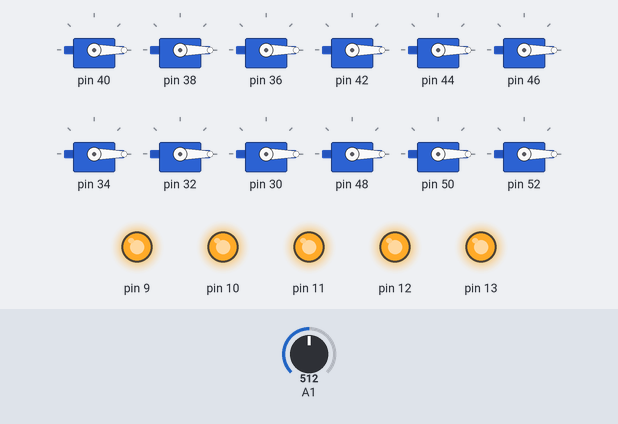
Simulated run of this sketch. Board: Arduino Mega 2560, built with avr-gcc and run on an emulated ATmega2560. Shown: 12 × servo, output pins drawn as LEDs (lit = HIGH). The test bench sets the inputs (shaded band); at power-on: A1 = 512. What the sketch prints to the serial monitor is not drawn.

Above: at 1.2 s.
1.3 s: A1 set to 179
4.3 s: A1 set to 163
At 4.8 s:
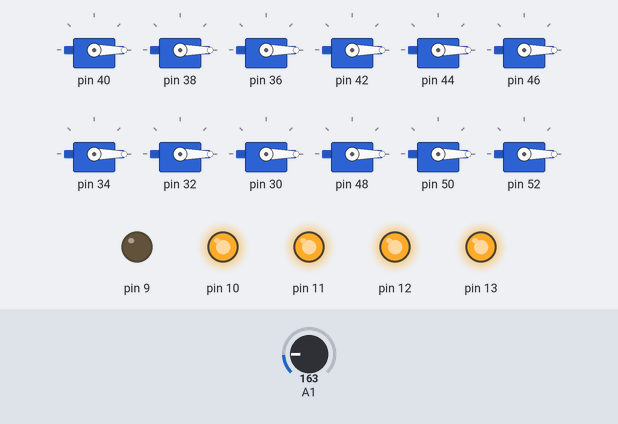
5.8 s: A1 set to 134
At 7.0 s:
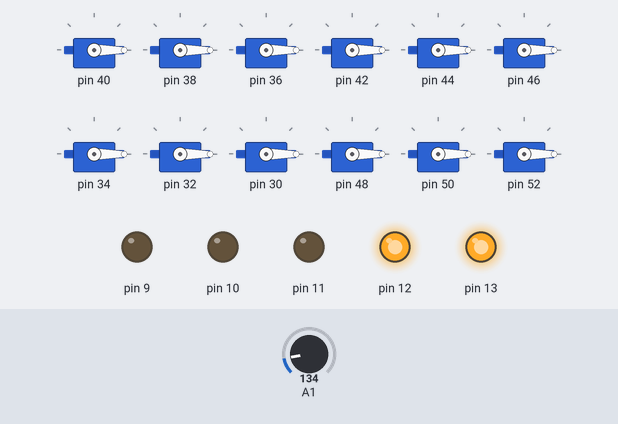
7.3 s: A1 set to 133
At 8.2 s:
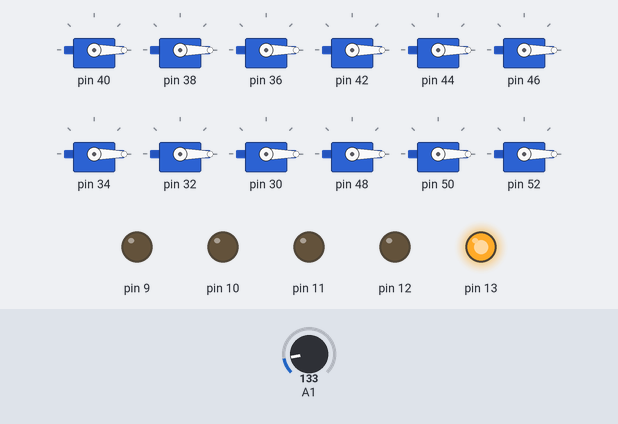
8.8 s: A1 set to 122
At 9.4 s:
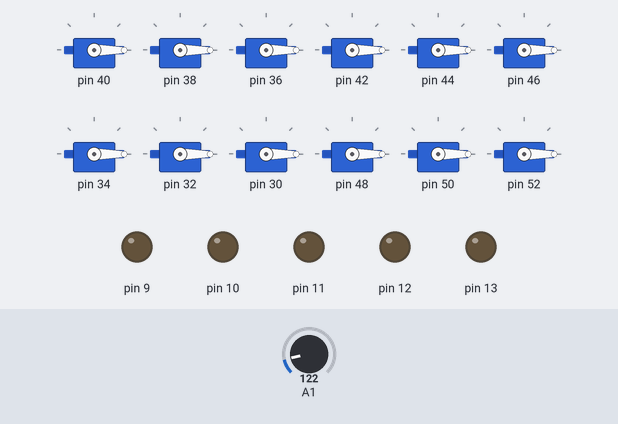
10.3 s: A1 set to 154
At 11.7 s:
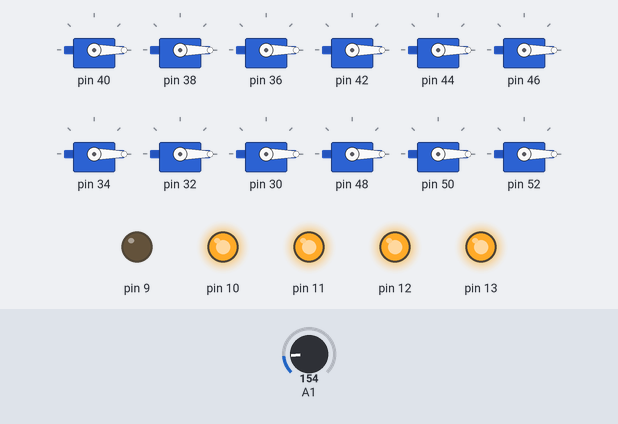
Timing chart, 0 to 13.3 s (numbered marks = the images above; inputs shaded):
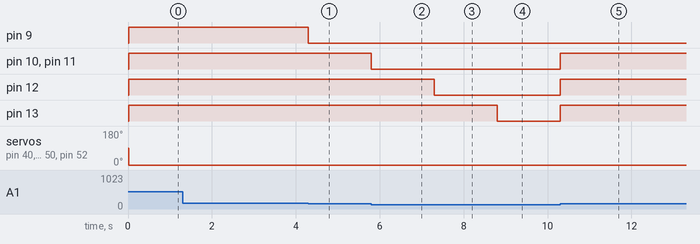

Measured:
- the behaviour switches between 164 and 163 on A1 (found by bisection; images 0 and 1)
- the behaviour switches between 134 and 133 on A1 (found by bisection; images 2 and 3)
- after the input at 1.3 s, every drawn part: stays the same
- after the input at 4.3 s, pin 9: HIGH → LOW at once
- after the input at 5.8 s, pin 10, pin 11: HIGH → LOW at once
- after the input at 7.3 s, pin 12: HIGH → LOW at once
- after the input at 8.8 s, pin 13: HIGH → LOW at once
- after the input at 10.3 s, pin 10–13: LOW → HIGH at once

The sketch:

motor.ino
```cpp
#include <Servo.h>
#include <math.h>


#define MAX_GAMMA 50
///VARIABLES SERVOMOTORES
#define MAX_SERVOS 12
#define MAX_PULSE 2500
#define MIN_PULSE 560
Servo Servos[MAX_SERVOS];


//VARIABLES PARA CONTROLAR EL TIEMPO
unsigned long previousMillis = 0;
const long interval = 20;
unsigned long loopTime;
unsigned long previousLooptime;
double t;

struct angles {
  double tetta;
  double alpha;
  double gamma;
};////vector
struct angles anglesFR;
struct angles anglesFL;
struct angles anglesBR;
struct angles anglesBL;
//VARIABLES PARA RECIVIR EL COMANDO
const byte numChars = 32;
char receivedChars[numChars];
int spaceCounter = 0;

boolean newData = false;

int pulse0, pulse1, pulse2, pulse3, pulse4, pulse5, pulse6, pulse7, pulse8, pulse9, pulse10, pulse11;

char a;
int pulse;


int batterieVoltage;

void setup() {
  // put your setup code here, to run once:
  Serial.begin(115200);

  pinMode(13,OUTPUT);
  pinMode(12,OUTPUT);
  pinMode(11,OUTPUT);
  pinMode(10,OUTPUT);
  pinMode(9,OUTPUT);


  connectServos();


}

void loop() {
  // put your main code here, to run repeatedly:
  unsigned long currentMillis = millis();
    if (currentMillis - previousMillis >= interval) {
      // save the last time you blinked the LED
      previousMillis = currentMillis;
      t = float(currentMillis) / 1000;
      /////////cuenta el tiempo que tarda el bucle en ejecutarse
      loopTime = currentMillis - previousLooptime;
      Serial.print("<");
      Serial.print(loopTime);
      Serial.print("#");
      previousLooptime = currentMillis;


      recvWithStartEndMarkers();

      batterieStatus();

      newData = false;
      moveServos(pulse0, pulse1, pulse2, pulse3, pulse4, pulse5, pulse6, pulse7, pulse8, pulse9, pulse10, pulse11);
  }
}

void batterieStatus(){
  batterieVoltage = analogRead(A1);

  if (batterieVoltage >= 164){
    digitalWrite(13,HIGH);
    digitalWrite(12,HIGH);
    digitalWrite(11,HIGH);
    digitalWrite(10,HIGH);
    digitalWrite(9,HIGH);
  }
  else if (batterieVoltage >= 154){
    digitalWrite(13,HIGH);
    digitalWrite(12,HIGH);
    digitalWrite(11,HIGH);
    digitalWrite(10,HIGH);
    digitalWrite(9,LOW);
  }
  else if (batterieVoltage >= 144){
    digitalWrite(13,HIGH);
    digitalWrite(12,HIGH);
    digitalWrite(11,HIGH);
    digitalWrite(10,LOW);
    digitalWrite(9,LOW);
  }
  else if (batterieVoltage >= 134){
    digitalWrite(13,HIGH);
    digitalWrite(12,HIGH);
    digitalWrite(11,LOW);
    digitalWrite(10,LOW);
    digitalWrite(9,LOW);
  }
  else if (batterieVoltage >= 124){
    digitalWrite(13,HIGH);
    digitalWrite(12,LOW);
    digitalWrite(11,LOW);
    digitalWrite(10,LOW);
    digitalWrite(9,LOW);
  }
  else{
    digitalWrite(13,LOW);
    digitalWrite(12,LOW);
    digitalWrite(11,LOW);
    digitalWrite(10,LOW);
    digitalWrite(9,LOW);
  }
}

void connectServos() {
                      //FR
  Servos[0].attach(40);//coxa
  Servos[1].attach(38);//femur
  Servos[2].attach(36);//tibia

  Servos[3].attach(42);//FL
  Servos[4].attach(44);//0=550
  Servos[5].attach(46);

  Servos[6].attach(34);//BR
  Servos[7].attach(32);//0=2500
  Servos[8].attach(30);

  Servos[9].attach(48);//BL
  Servos[10].attach(50);//0=550
  Servos[11].attach(52);
}


void moveServos(int pulse0, int pulse1, int pulse2, int pulse3, int pulse4, int pulse5, int pulse6, int pulse7, int pulse8, int pulse9, int pulse10, int pulse11) {

  Servos[0].writeMicroseconds(pulse0);
  Servos[1].writeMicroseconds(pulse1);
  Servos[2].writeMicroseconds(pulse2);

  Servos[3].writeMicroseconds(pulse3);
  Servos[4].writeMicroseconds(pulse4);
  Servos[5].writeMicroseconds(pulse5);

  Servos[6].writeMicroseconds(pulse6);
  Servos[7].writeMicroseconds(pulse7);
  Servos[8].writeMicroseconds(pulse8);

  Servos[9].writeMicroseconds(pulse9);
  Servos[10].writeMicroseconds(pulse10);
  Servos[11].writeMicroseconds(pulse11);
}


void recvWithStartEndMarkers() {
    static boolean recvInProgress = false;
    static byte ndx = 0;
    char startMarker = '<';
    char endMarker = '>';
    char spaceMarker = '#';

    char rc;

    while (Serial.available() > 0 && newData == false) {
        rc = Serial.read();
//        Serial.print("serial In");
        if (recvInProgress == true) {
            if (rc != endMarker && rc != spaceMarker) {
                receivedChars[ndx] = rc;
                ndx++;
                if (ndx >= numChars) {
                    ndx = numChars - 1;
                }
            }
            else if (rc == spaceMarker ){
              receivedChars[ndx] = '\0';
              if (spaceCounter==0){
                //Serial.println(receivedChars);
                pulse0 = atoi(receivedChars);
                spaceCounter++;
                ndx=0;
              }
              else if (spaceCounter==1){
                //Serial.println(receivedChars);
                pulse1 = atoi(receivedChars);
                spaceCounter++;
                ndx=0;
              }
              else if (spaceCounter==2){
                //Serial.println(receivedChars);
                pulse2 = atoi(receivedChars);
                spaceCounter++;
                ndx=0;
              }
              else if (spaceCounter==3){
                //Serial.println(receivedChars);
                pulse3 = atoi(receivedChars);
                spaceCounter++;
                ndx=0;
              }
              else if (spaceCounter==4){
                //Serial.println(receivedChars);
                pulse4 = atoi(receivedChars);
                spaceCounter++;
                ndx=0;
              }
              else if (spaceCounter==5){
                //Serial.println(receivedChars);
                pulse5 = atoi(receivedChars);
                spaceCounter++;
                ndx=0;
              }
              else if (spaceCounter==6){
                //Seral.println(receivedChars);
                pulse6 = atoi(receivedChars);
                spaceCounter++;
                ndx=0;
              }
              else if (spaceCounter==7){
                //Serial.println(receivedChars);
                pulse7 = atoi(receivedChars);
                spaceCounter++;
                ndx=0;
              }
              else if (spaceCounter==8){
                //Serial.println(receivedChars);
                pulse8 = atoi(receivedChars);
                spaceCounter++;
                ndx=0;
              }
              else if (spaceCounter==9){
                //Serial.println(receivedChars);
                pulse9 = atoi(receivedChars);
                spaceCounter++;
                ndx=0;
              }
              else if (spaceCounter==10){
                //Serial.println(receivedChars);
                pulse10 = atoi(receivedChars);
                spaceCounter++;
                ndx=0;
              }
              else if (spaceCounter==11){
                //Serial.println(receivedChars);
                pulse11 = atoi(receivedChars);
                spaceCounter++;
                ndx=0;
              }
            }
            else {
                receivedChars[ndx] = '\0'; // terminate the string
                //Serial.println(receivedChars);
                pulse11 = atoi(receivedChars);
                recvInProgress = false;
                ndx = 0;
                spaceCounter=0;
                newData = true;
            }
        }

        else if (rc == startMarker) {
            recvInProgress = true;
        }
    }
}
```
